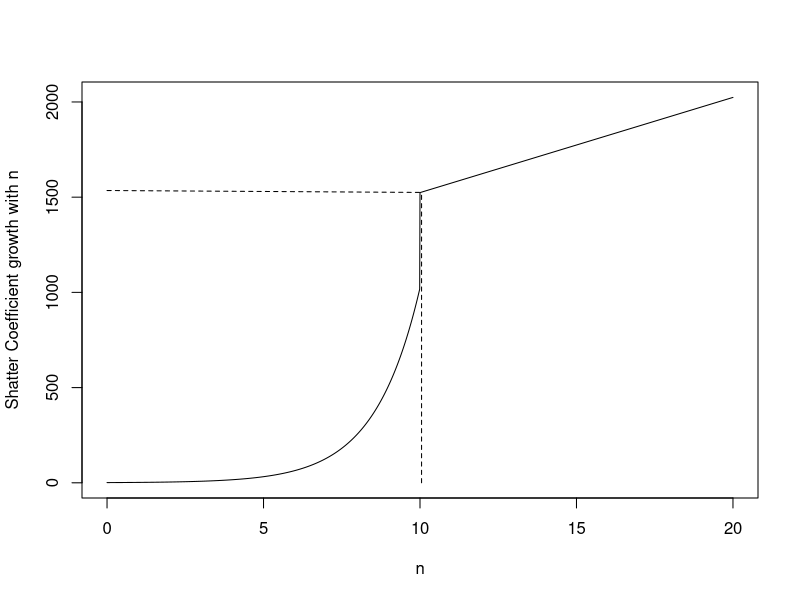

Recreate this plot in R.
### code to produce the shattering dynamics plot. 


n<-seq(0,20, by=0.01)
fn<-2^n
for(i in 1001:length(n)){
	fn[i]<-2^10+50*n[i]
}
getwd()
setwd("/Users/rlucas7/Desktop")
pdf(file="phase_change_shatter_dynamics3.pdf")
plot(n,fn,type="l", ylab="Shatter Coefficient growth with n")
segments(0,1535,10,1525,lty=2)
segments(10.05,0,10.05,1525,lty=2)
#arrows(15,1000,10.2,10)
#text(15,1030,'VC dimension')
dev.off()